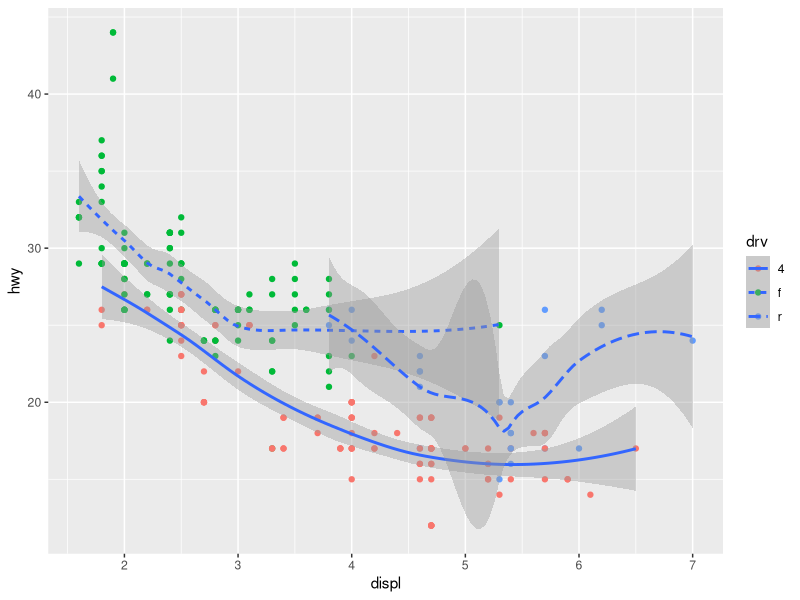

Write the R code that produced this figure.
library(ggplot2)
ggplot(data = mpg, mapping = aes(x=displ, y=hwy))+
  geom_point(mapping = aes(color=drv))+
  geom_smooth(mapping = aes(linetype=drv))
